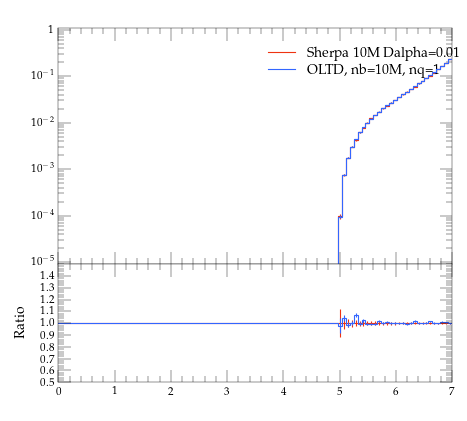

The Python source for this figure:
#! /usr/bin/env python

# This Python script was auto-generated using YODA v2.0.0.
# Analysis object: /evtb/cutEg_t_e
# Timestamp: 13-04-2024 (07:56:31)

import matplotlib as mpl
import matplotlib.pyplot as plt
mpl.use('Agg') # comment out for interactive use
import os
import numpy as np

plotDir = os.path.split(os.path.realpath(__file__))[0]
if 'YODA_USER_PLOT_PATH' in globals():
    plot_outdir = globals()['YODA_USER_PLOT_PATH']
else:
    plot_outdir = plotDir

#plot style
plt.style.use(os.path.join(plotDir, '../default.mplstyle'))
# plot metadata
figW, figH = plt.rcParams['figure.figsize']
ax_xLabel = r''
ax_yLabel = r''
ax_title  = r''
ax_xScale = 'linear'
ax_yScale = 'log'
xLims = (0.0, 7.0)
yLims = (9e-06, 1.1)

# TeX-friendly labels for the legend
labels = [ r"Sherpa 10M Dalpha=0.01", r"OLTD, nb=10M, nq=1" ]

# Create figure and axis objects
fig, (ax, ratio0_ax) = plt.subplots(2, 1, sharex=True,
                  figsize=(figW,figH), gridspec_kw={'height_ratios': (2, 1)})
ratio0_ax.yaxis.set_major_locator(mpl.ticker.MultipleLocator(0.1))
ratio0_ax.set_ylim(0.5, 1.4999)
ratio0_ax.set_ylabel('Ratio')

# LineColor map: curve index -> color
linecolors = {0: '#EE3311', 1: '#3366FF'}
# the numerical data is stored in a separate file
dataf = dict()
prefix = os.path.split(__file__)[0]
if prefix:    prefix = prefix + '/'
exec(open(prefix+'cutEg_t_e__data.py').read(), dataf)


legend_handles = [] # keep track of handles for the legend

# style options for curves
# starts at zorder>=5 to draw curve on top of legend
styles = {
  'curve0': {
    'color' : linecolors[0],
    'linestyle' : '-',
    'marker' : 'o',
    'zorder' : 5,
    'histstyle' : True,
  },
  'curve1': {
    'color' : linecolors[1],
    'linestyle' : '-',
    'marker' : 'o',
    'zorder' : 6,
    'histstyle' : True,
  },
}
# curve from input yoda files in main panel
for label in dataf['yvals'].keys():
    if all(np.isnan(v) for v in dataf['yvals'][label]):
        continue
    tmp = None
    if styles[label]['histstyle']: # draw as histogram
        tmp, = ax.plot(dataf['xedges'], dataf['yedges'][label],
                       color=styles[label]['color'],
                       linestyle=styles[label]['linestyle'],
                       drawstyle='steps-pre', solid_joinstyle='miter',
                       zorder=styles[label]['zorder'], label=label)
        ax.errorbar(dataf['xpoints'], dataf['yvals'][label], color=styles[label]['color'],
                    xerr=dataf['xerrs'], yerr=[dataf['ydowns'][label], dataf['yups'][label]],
                    linestyle='none', zorder=styles[label]['zorder'])
    else: # draw as scatter
        tmp = ax.errorbar(dataf['xpoints'], dataf['yvals'][label],
                          xerr=dataf['xerrs'],
                          yerr=[ dataf['ydowns'][label],
                          dataf['yups'][label] ],
                          fmt=styles[label]['marker'],
                          ecolor=styles[label]['color'],
                          color=styles[label]['color'], zorder=2)
        tmp[-1][0].set_linestyle(styles[label]['linestyle'])
    legend_handles += [tmp]
    for varLabel in dataf['variation_yvals'].keys():
        if varLabel.startswith(label):
            tmp, = ax.plot(dataf['xedges'], dataf['variation_yvals'][varLabel],
                           color=styles[label]['color'],
                           linestyle=styles[label]['linestyle'],
                           drawstyle='steps-pre', solid_joinstyle='miter',
                           zorder=styles[label]['zorder'], alpha=0.5)


# plots on ratio panel
# curve from input yoda files in ratio panel
for label, yvals in dataf['ratio0_yvals'].items():
    if all(np.isnan(v) for v in yvals):
        continue
    if styles[label]['histstyle']: # plot as histogram
        ratio0_ax.plot(dataf['xedges'], yvals,
                       color=styles[label]['color'],
                       linestyle=styles[label]['linestyle'],
                       drawstyle='steps-pre', zorder=1,
                       solid_joinstyle='miter')
        ratio0_ax.vlines(dataf['xpoints'],
                         dataf['ratio0_ymin'][label],
                         dataf['ratio0_ymax'][label],
                         color=styles[label]['color'], zorder=1)
    else: # plot as scatter
        tmp = ratio0_ax.errorbar(dataf['xpoints'],
                                 yvals, xerr=dataf['xerrs'],
                                 yerr=dataf['ratio0_yerrs'][label],
                                 fmt=styles[label]['marker'],
                                 ecolor=styles[label]['color'],
                                 color=styles[label]['color'])
        tmp[-1][0].set_linestyle(styles[label]['linestyle'])

    for varlabel in dataf['ratio0_variation_vals'].keys():
        if varlabel.startswith(label):
            ratio0_ax.plot(dataf['xedges'],
                            dataf['ratio0_variation_vals'][varlabel],
                            color=styles[label]['color'],
                            linestyle=styles[label]['linestyle'],
                            drawstyle='steps-pre', solid_joinstyle='miter',
                            zorder=1, alpha=0.5)

legend_pos = (0.5, 0.97)
ax.legend(legend_handles, labels, loc='upper left', bbox_to_anchor=legend_pos)

# set plot metadata as defined above
ratio0_ax.set_xlabel(ax_xLabel)
ratio0_ax.xaxis.set_label_coords(1., -.15)
ax.set_ylabel(ax_yLabel, loc='top')
ax.set_title(ax_title, loc='left')
ax.set_xscale(ax_xScale)
ax.set_yscale(ax_yScale)
ax.set_xlim(xLims)
ax.set_ylim(yLims)

# tick formatting
plt.rcParams['xtick.top'] = True
plt.rcParams['ytick.right'] = True
ax.yaxis.set_major_locator(mpl.ticker.LogLocator(base=10.0, numticks=np.inf))
ax.yaxis.set_minor_locator(mpl.ticker.LogLocator(
                           base=10.0, subs=np.arange(0.1, 1, 0.1), numticks=np.inf))
fig.align_ylabels((ax, ratio0_ax))
plt.savefig(os.path.join(plot_outdir, 'cutEg_t_e.pdf'), format='PDF')
plt.savefig(os.path.join(plot_outdir, 'cutEg_t_e.png'), format='PNG')

plt.close(fig)
